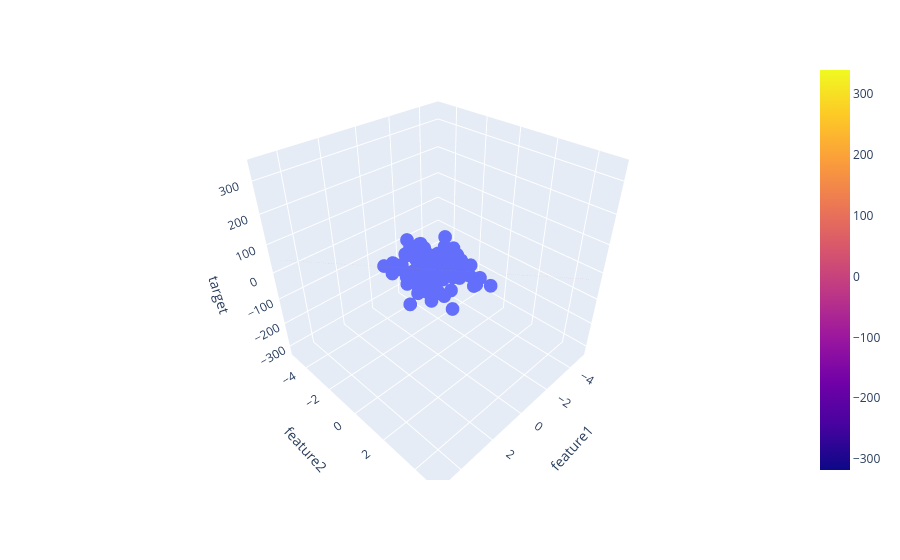

Source (notebook cell):
### Code cell
fig = px.scatter_3d(df, x='feature1', y='feature2', z='target')

# flatten() / ravel()
# Ye 2D array ko 1D array me convert karte hain.

fig.add_traces(go.Surface(x = x, y = y, z = z))

fig.show()
